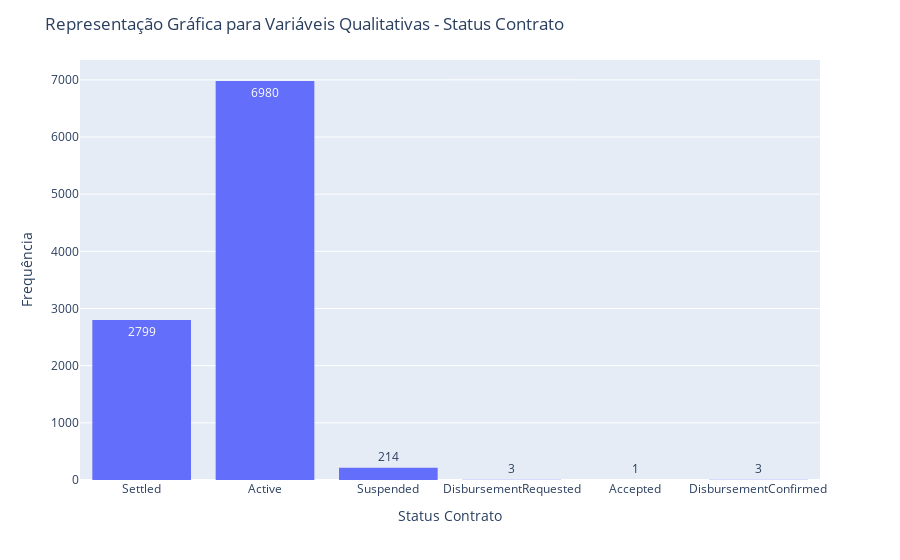

The notebook cell saved with this chart:
### Code cell
# status_contrato - variavel qualitativa ordinal
fig = px.histogram(geral, x = 'status_contrato', histfunc="count", text_auto=True)
fig.update_layout(title = 'Representação Gráfica para Variáveis Qualitativas - Status Contrato', xaxis_title = 'Status Contrato', yaxis_title = 'Frequência')
fig.show()

### Figure 1 — Plotly figure (JSON) as saved in the notebook; plotly's stock layout.template omitted (floating-point values rounded to 4 significant figures; data arrays with more than 128 entries replaced by an {"elided": "..."} marker saying what was removed)
{"data": [{"alignmentgroup": "True", "bingroup": "x", "histfunc": "count", "hovertemplate": "status_contrato=%{x}<br>count=%{y}<extra></extra>", "legendgroup": "", "marker": {"color": "#636efa", "pattern": {"shape": ""}}, "name": "", "offsetgroup": "", "orientation": "v", "showlegend": false, "texttemplate": "%{value}", "type": "histogram", "x": {"elided": "10000 str values"}, "xaxis": "x", "yaxis": "y"}], "layout": {"barmode": "relative", "legend": {"tracegroupgap": 0}, "margin": {"t": 60}, "title": {"text": "Representação Gráfica para Variáveis Qualitativas - Status Contrato"}, "xaxis": {"anchor": "y", "domain": [0, 1], "title": {"text": "Status Contrato"}}, "yaxis": {"anchor": "x", "domain": [0, 1], "title": {"text": "Frequência"}}}}
